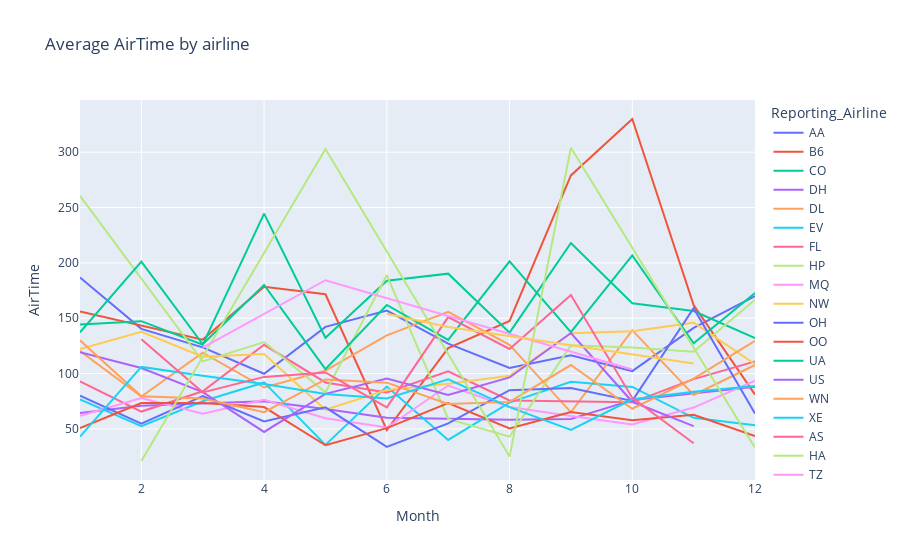

The notebook cell saved with this chart:
### Code cell
fig = px.line(avg_flight_time, x='Month', y='AirTime', color='Reporting_Airline', title='Average AirTime by airline')
fig.show()

### Figure 1 — Plotly figure (JSON) as saved in the notebook; plotly's stock layout.template omitted (floating-point values rounded to 4 significant figures)
{"data": [{"hovertemplate": "Reporting_Airline=AA<br>Month=%{x}<br>AirTime=%{y}<extra></extra>", "legendgroup": "AA", "line": {"color": "#636efa", "dash": "solid"}, "marker": {"symbol": "circle"}, "mode": "lines", "name": "AA", "orientation": "v", "showlegend": true, "type": "scatter", "x": [1, 2, 3, 4, 5, 6, 7, 8, 9, 10, 11, 12], "xaxis": "x", "y": [186.9, 140.4, 123.7, 99.82, 142.2, 156.9, 127, 105, 116.5, 102.2, 141.3, 170], "yaxis": "y"}, {"hovertemplate": "Reporting_Airline=B6<br>Month=%{x}<br>AirTime=%{y}<extra></extra>", "legendgroup": "B6", "line": {"color": "#EF553B", "dash": "solid"}, "marker": {"symbol": "circle"}, "mode": "lines", "name": "B6", "orientation": "v", "showlegend": true, "type": "scatter", "x": [1, 3, 4, 5, 6, 7, 8, 9, 10, 11, 12], "xaxis": "x", "y": [156, 130.7, 178.5, 171.7, 49, 123, 147.5, 279, 330, 162, 81], "yaxis": "y"}, {"hovertemplate": "Reporting_Airline=CO<br>Month=%{x}<br>AirTime=%{y}<extra></extra>", "legendgroup": "CO", "line": {"color": "#00cc96", "dash": "solid"}, "marker": {"symbol": "circle"}, "mode": "lines", "name": "CO", "orientation": "v", "showlegend": true, "type": "scatter", "x": [1, 2, 3, 4, 5, 6, 7, 8, 9, 10, 11, 12], "xaxis": "x", "y": [144.3, 147.3, 126, 244.5, 132.3, 183.8, 190.2, 137, 218, 163.5, 156.5, 132], "yaxis": "y"}, {"hovertemplate": "Reporting_Airline=DH<br>Month=%{x}<br>AirTime=%{y}<extra></extra>", "legendgroup": "DH", "line": {"color": "#ab63fa", "dash": "solid"}, "marker": {"symbol": "circle"}, "mode": "lines", "name": "DH", "orientation": "v", "showlegend": true, "type": "scatter", "x": [1, 2, 4, 5, 6, 8, 9, 10, 12], "xaxis": "x", "y": [64.25, 71, 75, 68, 60, 58.33, 59, 76, 88], "yaxis": "y"}, {"hovertemplate": "Reporting_Airline=DL<br>Month=%{x}<br>AirTime=%{y}<extra></extra>", "legendgroup": "DL", "line": {"color": "#FFA15A", "dash": "solid"}, "marker": {"symbol": "circle"}, "mode": "lines", "name": "DL", "orientation": "v", "showlegend": true, "type": "scatter", "x": [1, 2, 3, 4, 5, 6, 7, 8, 9, 10, 11, 12], "xaxis": "x", "y": [120.4, 79.33, 118.9, 87.38, 102.6, 134.4, 155.8, 125.9, 65, 139.2, 80.67, 107.7], "yaxis": "y"}, {"hovertemplate": "Reporting_Airline=EV<br>Month=%{x}<br>AirTime=%{y}<extra></extra>", "legendgroup": "EV", "line": {"color": "#19d3f3", "dash": "solid"}, "marker": {"symbol": "circle"}, "mode": "lines", "name": "EV", "orientation": "v", "showlegend": true, "type": "scatter", "x": [1, 2, 3, 4, 5, 6, 7, 8, 9, 10, 11, 12], "xaxis": "x", "y": [76.75, 52.5, 75, 92, 35.5, 88.25, 40, 73.8, 92.67, 87.88, 60, 53.33], "yaxis": "y"}, {"hovertemplate": "Reporting_Airline=FL<br>Month=%{x}<br>AirTime=%{y}<extra></extra>", "legendgroup": "FL", "line": {"color": "#FF6692", "dash": "solid"}, "marker": {"symbol": "circle"}, "mode": "lines", "name": "FL", "orientation": "v", "showlegend": true, "type": "scatter", "x": [1, 2, 3, 4, 5, 6, 7, 8, 10, 11, 12], "xaxis": "x", "y": [93, 65.67, 84, 126, 92, 83, 102, 75.67, 74, 95, 111], "yaxis": "y"}, {"hovertemplate": "Reporting_Airline=HP<br>Month=%{x}<br>AirTime=%{y}<extra></extra>", "legendgroup": "HP", "line": {"color": "#B6E880", "dash": "solid"}, "marker": {"symbol": "circle"}, "mode": "lines", "name": "HP", "orientation": "v", "showlegend": true, "type": "scatter", "x": [1, 3, 4, 5, 6, 7, 8, 9, 10, 11, 12], "xaxis": "x", "y": [260.5, 111, 128.5, 83, 189, 59, 43, 125.5, 123.5, 119.7, 166.7], "yaxis": "y"}, {"hovertemplate": "Reporting_Airline=MQ<br>Month=%{x}<br>AirTime=%{y}<extra></extra>", "legendgroup": "MQ", "line": {"color": "#FF97FF", "dash": "solid"}, "marker": {"symbol": "circle"}, "mode": "lines", "name": "MQ", "orientation": "v", "showlegend": true, "type": "scatter", "x": [1, 2, 3, 4, 5, 6, 7, 8, 9, 10, 11, 12], "xaxis": "x", "y": [61.86, 77.8, 63.62, 76.36, 59.58, 51.25, 89.2, 69.86, 61.6, 54, 69.29, 93.57], "yaxis": "y"}, {"hovertemplate": "Reporting_Airline=NW<br>Month=%{x}<br>AirTime=%{y}<extra></extra>", "legendgroup": "NW", "line": {"color": "#FECB52", "dash": "solid"}, "marker": {"symbol": "circle"}, "mode": "lines", "name": "NW", "orientation": "v", "showlegend": true, "type": "scatter", "x": [1, 2, 3, 4, 5, 6, 7, 8, 9, 10, 11, 12], "xaxis": "x", "y": [122.1, 137.8, 115.2, 117.8, 67.25, 85.25, 90.8, 98, 136.4, 138.2, 146, 108.5], "yaxis": "y"}, {"hovertemplate": "Reporting_Airline=OH<br>Month=%{x}<br>AirTime=%{y}<extra></extra>", "legendgroup": "OH", "line": {"color": "#636efa", "dash": "solid"}, "marker": {"symbol": "circle"}, "mode": "lines", "name": "OH", "orientation": "v", "showlegend": true, "type": "scatter", "x": [1, 2, 3, 4, 5, 6, 7, 8, 9, 10, 11, 12], "xaxis": "x", "y": [80, 54.83, 79.6, 56.75, 69.5, 33.75, 55, 85, 87, 75.33, 159, 64], "yaxis": "y"}, {"hovertemplate": "Reporting_Airline=OO<br>Month=%{x}<br>AirTime=%{y}<extra></extra>", "legendgroup": "OO", "line": {"color": "#EF553B", "dash": "solid"}, "marker": {"symbol": "circle"}, "mode": "lines", "name": "OO", "orientation": "v", "showlegend": true, "type": "scatter", "x": [1, 2, 3, 4, 5, 6, 7, 8, 9, 10, 11, 12], "xaxis": "x", "y": [50.67, 73.33, 73.5, 69.71, 35.2, 50.71, 73.43, 50.44, 65.33, 57.75, 62.8, 43.6], "yaxis": "y"}, {"hovertemplate": "Reporting_Airline=UA<br>Month=%{x}<br>AirTime=%{y}<extra></extra>", "legendgroup": "UA", "line": {"color": "#00cc96", "dash": "solid"}, "marker": {"symbol": "circle"}, "mode": "lines", "name": "UA", "orientation": "v", "showlegend": true, "type": "scatter", "x": [1, 2, 3, 4, 5, 6, 7, 8, 9, 10, 11, 12], "xaxis": "x", "y": [137.2, 201.2, 126.5, 180, 104, 162, 130.4, 201.4, 137.4, 206.8, 127.4, 172.8], "yaxis": "y"}, {"hovertemplate": "Reporting_Airline=US<br>Month=%{x}<br>AirTime=%{y}<extra></extra>", "legendgroup": "US", "line": {"color": "#ab63fa", "dash": "solid"}, "marker": {"symbol": "circle"}, "mode": "lines", "name": "US", "orientation": "v", "showlegend": true, "type": "scatter", "x": [1, 2, 3, 4, 5, 6, 7, 8, 9, 10, 11], "xaxis": "x", "y": [119.2, 105, 83.2, 47.25, 81.67, 95.57, 80.67, 96.5, 136.6, 74.5, 52.5], "yaxis": "y"}, {"hovertemplate": "Reporting_Airline=WN<br>Month=%{x}<br>AirTime=%{y}<extra></extra>", "legendgroup": "WN", "line": {"color": "#FFA15A", "dash": "solid"}, "marker": {"symbol": "circle"}, "mode": "lines", "name": "WN", "orientation": "v", "showlegend": true, "type": "scatter", "x": [1, 2, 3, 4, 5, 6, 7, 8, 9, 10, 11, 12], "xaxis": "x", "y": [130.1, 79.4, 77.5, 65.17, 94.7, 91.78, 72.57, 74.41, 107.7, 68.24, 95.42, 129.5], "yaxis": "y"}, {"hovertemplate": "Reporting_Airline=XE<br>Month=%{x}<br>AirTime=%{y}<extra></extra>", "legendgroup": "XE", "line": {"color": "#19d3f3", "dash": "solid"}, "marker": {"symbol": "circle"}, "mode": "lines", "name": "XE", "orientation": "v", "showlegend": true, "type": "scatter", "x": [1, 2, 3, 4, 5, 6, 7, 8, 9, 10, 11, 12], "xaxis": "x", "y": [43, 106, 98, 90.67, 81.5, 77.5, 94.75, 69.67, 49, 76.75, 83.5, 88.67], "yaxis": "y"}, {"hovertemplate": "Reporting_Airline=AS<br>Month=%{x}<br>AirTime=%{y}<extra></extra>", "legendgroup": "AS", "line": {"color": "#FF6692", "dash": "solid"}, "marker": {"symbol": "circle"}, "mode": "lines", "name": "AS", "orientation": "v", "showlegend": true, "type": "scatter", "x": [2, 3, 4, 5, 6, 7, 8, 9, 10, 11], "xaxis": "x", "y": [131, 83, 97, 101, 69.5, 151, 122.2, 171, 78, 37], "yaxis": "y"}, {"hovertemplate": "Reporting_Airline=HA<br>Month=%{x}<br>AirTime=%{y}<extra></extra>", "legendgroup": "HA", "line": {"color": "#B6E880", "dash": "solid"}, "marker": {"symbol": "circle"}, "mode": "lines", "name": "HA", "orientation": "v", "showlegend": true, "type": "scatter", "x": [2, 5, 8, 9, 12], "xaxis": "x", "y": [21, 303, 25, 304, 33], "yaxis": "y"}, {"hovertemplate": "Reporting_Airline=TZ<br>Month=%{x}<br>AirTime=%{y}<extra></extra>", "legendgroup": "TZ", "line": {"color": "#FF97FF", "dash": "solid"}, "marker": {"symbol": "circle"}, "mode": "lines", "name": "TZ", "orientation": "v", "showlegend": true, "type": "scatter", "x": [3, 5, 10], "xaxis": "x", "y": [123.3, 184.3, 103.7], "yaxis": "y"}, {"hovertemplate": "Reporting_Airline=F9<br>Month=%{x}<br>AirTime=%{y}<extra></extra>", "legendgroup": "F9", "line": {"color": "#FECB52", "dash": "solid"}, "marker": {"symbol": "circle"}, "mode": "lines", "name": "F9", "orientation": "v", "showlegend": true, "type": "scatter", "x": [6, 7, 11], "xaxis": "x", "y": [154, 142, 109], "yaxis": "y"}], "layout": {"legend": {"title": {"text": "Reporting_Airline"}, "tracegroupgap": 0}, "title": {"text": "Average AirTime by airline"}, "xaxis": {"anchor": "y", "domain": [0, 1], "title": {"text": "Month"}}, "yaxis": {"anchor": "x", "domain": [0, 1], "title": {"text": "AirTime"}}}}
